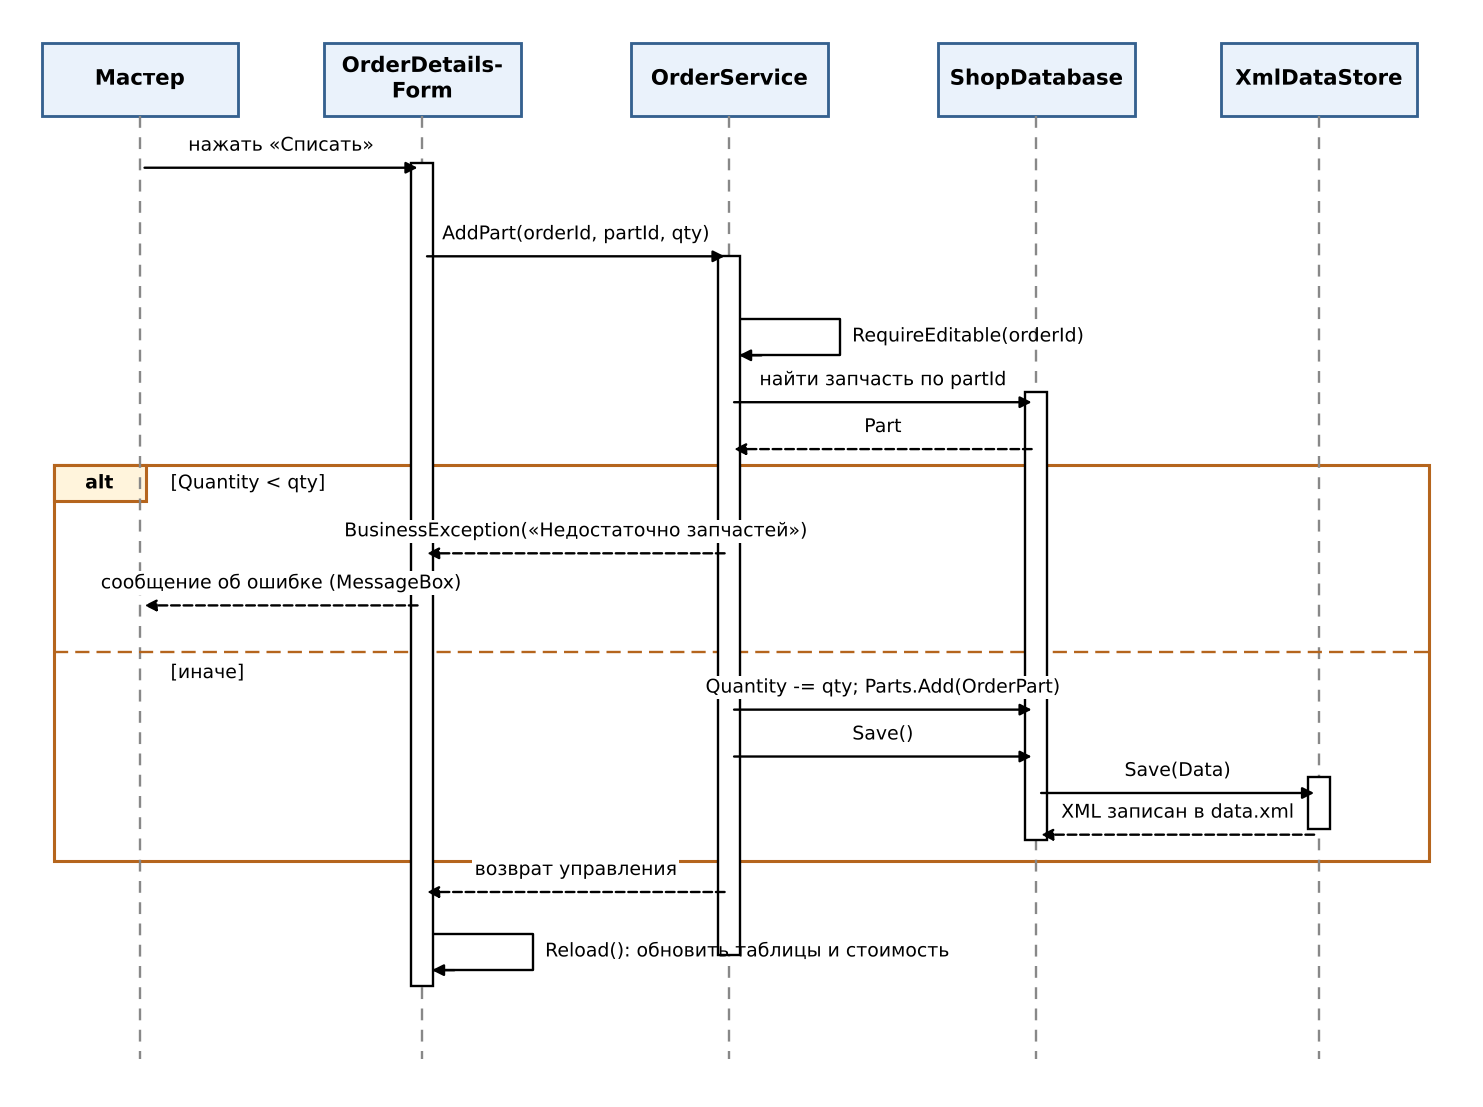

Reproduce this figure in Python.
import matplotlib
matplotlib.use("Agg")
import matplotlib.pyplot as plt
from matplotlib.patches import Rectangle
plt.rcParams['font.family']='DejaVu Sans'
actors=["Мастер","OrderDetails-\nForm","OrderService","ShopDatabase","XmlDataStore"]
xs=[1.0,3.3,5.8,8.3,10.6]
fig,ax=plt.subplots(figsize=(11,8.2),dpi=170)
ax.set_xlim(0,11.8); ax.set_ylim(0,10.3); ax.axis('off')
for a,x in zip(actors,xs):
    ax.add_patch(Rectangle((x-0.8,9.35),1.6,0.7,fc="#EAF2FB",ec="#35618F",lw=1.2))
    ax.text(x,9.7,a,ha='center',va='center',fontsize=9,fontweight='bold')
    ax.plot([x,x],[9.35,0.3],color='#888',lw=1,ls=(0,(5,4)))
def msg(i,j,y,text,dashed=False,self_=False):
    x1,x2=xs[i],xs[j]
    if self_:
        ax.plot([x1,x1+0.9,x1+0.9,x1+0.04],[y,y,y-0.35,y-0.35],color='k',lw=1)
        ax.annotate('',xy=(x1+0.04,y-0.35),xytext=(x1+0.3,y-0.35),arrowprops=dict(arrowstyle='-|>',color='k',lw=1))
        ax.text(x1+1.0,y-0.17,text,fontsize=8,va='center')
        return
    ax.annotate('',xy=(x2,y),xytext=(x1,y),arrowprops=dict(arrowstyle='-|>',color='k',lw=1,ls='--' if dashed else '-'))
    ax.text((x1+x2)/2,y+0.12,text,fontsize=8,ha='center',va='bottom',zorder=5,bbox=dict(fc='white',ec='none',pad=1))
def act(i,y1,y2):
    ax.add_patch(Rectangle((xs[i]-0.09,y2),0.18,y1-y2,fc='white',ec='k',lw=1,zorder=3))
act(1,8.9,1.0); act(2,8.0,1.3); act(3,6.7,2.4); act(4,3.0,2.5)
msg(0,1,8.85,"нажать «Списать»")
msg(1,2,8.0,"AddPart(orderId, partId, qty)")
msg(2,2,7.4,"RequireEditable(orderId)",self_=True)
msg(2,3,6.6,"найти запчасть по partId")
msg(3,2,6.15,"Part",dashed=True)
# alt frame
ax.add_patch(Rectangle((0.3,2.2),11.2,3.8,fc='none',ec='#B5651D',lw=1.3,zorder=1))
ax.add_patch(Rectangle((0.3,5.65),0.75,0.35,fc='#FFF4DC',ec='#B5651D',lw=1.3))
ax.text(0.67,5.82,"alt",ha='center',va='center',fontsize=8,fontweight='bold')
ax.text(1.25,5.82,"[Quantity < qty]",fontsize=8,va='center')
msg(2,1,5.15,"BusinessException(«Недостаточно запчастей»)",dashed=True)
msg(1,0,4.65,"сообщение об ошибке (MessageBox)",dashed=True)
ax.plot([0.3,11.5],[4.2,4.2],color='#B5651D',lw=1,ls=(0,(6,3)))
ax.text(1.25,4.0,"[иначе]",fontsize=8,va='center')
msg(2,3,3.65,"Quantity -= qty; Parts.Add(OrderPart)")
msg(2,3,3.2,"Save()")
msg(3,4,2.85,"Save(Data)")
msg(4,3,2.45,"XML записан в data.xml",dashed=True)
msg(2,1,1.9,"возврат управления",dashed=True)
msg(1,1,1.5,"Reload(): обновить таблицы и стоимость",self_=True)
fig.savefig('sequence.png',bbox_inches='tight',facecolor='white')
